Frame 1 (no input): blank canvas, image omitted
Frame 60 (the mouse pressed at the canvas centre just before this capture): blank canvas, image omitted
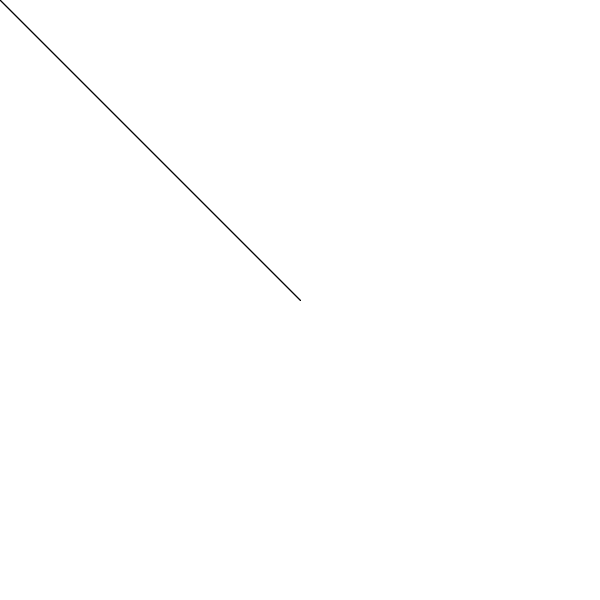
Frame 120 (the mouse held since frame 60 and released just before this capture)

The Processing sketch whose frames 1 and 60 were blank and that drew this single picture after the mouse press (run headless with seeded random() and noise(); from frame 60 on, the mouse is pressed at the canvas centre):

// Processing sketch: midterm_03
// ── midterm_03.pde
// QUESTION 3
// Make the lines follow the mouse as a trail behind the mouse position correctly
// The position is off and so is the assignment

float[] xPositions = new float[100];
float[] yPositions = new float[100];

void setup() {
  size(600, 600);
  for (int i=0;i<99;i++){
    xPositions[i]=mouseX;
    yPositions[i]=mouseY;
  }
}

void draw() {
  background(255);
  for (int i = 0; i < 99; i++) {
   
  }

  for (int i = 0; i < 99; i++) {
    xPositions[i] = xPositions[i+1];
    yPositions[i] = yPositions[i+1];
  }
    xPositions[xPositions.length-1] = mouseX;
  yPositions[yPositions.length-1] = mouseY;

  xPositions[0] = mouseY;
  yPositions[0] = mouseX;
  
  for (int i=0;i<99;i++){
  
   line(xPositions[i], yPositions[i], xPositions[i+1],yPositions[i+1] );
}}
